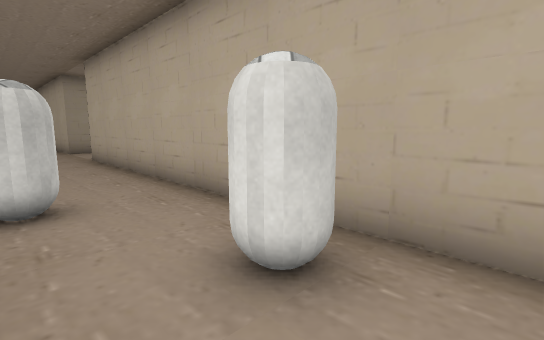
view 1 (above)

19 first-person views from a walk through a 3-D level made in the Unity game engine. The camera is 1.3 m above the floor, tilts 8° down and sees 85° across. The floor is counted in squares, 1 m on a side. Each view is taken from the middle of a square. On the plan, view 1 faces up. The plan holds only what a view shows up to about 14 squares ahead; the rest is blank. The place goes on beyond the plan. The player character is not drawn. Some surface patterns are stand-ins.

view 2
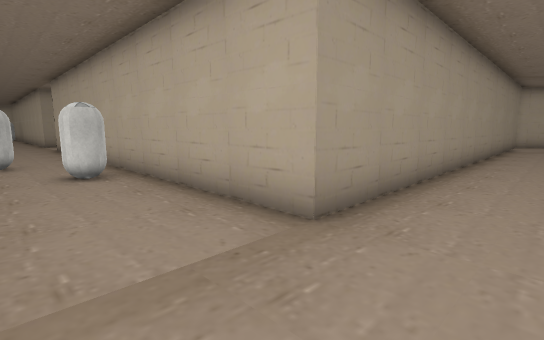

view 3
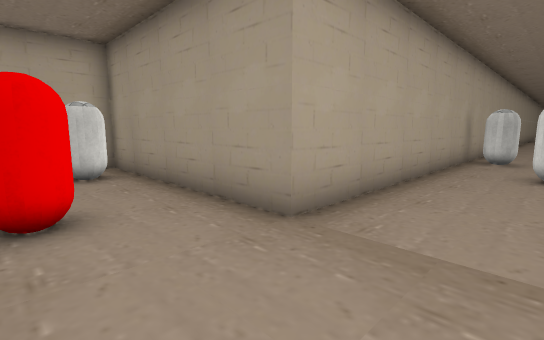

view 4
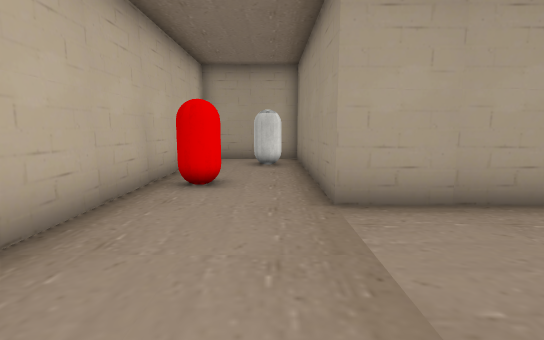

view 5
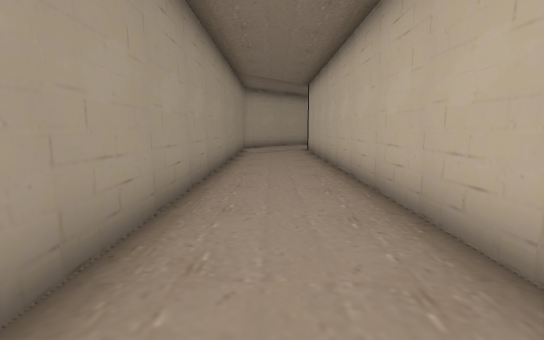

view 6
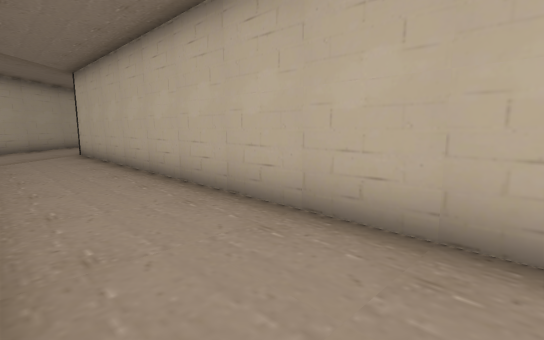

view 7
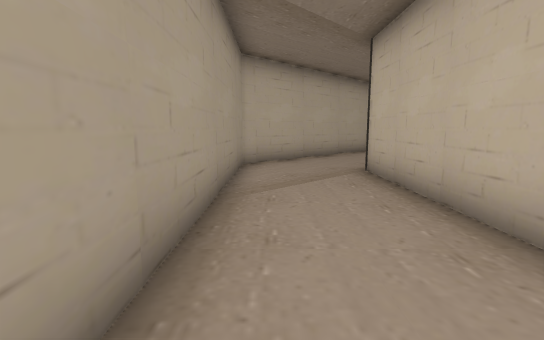

view 8
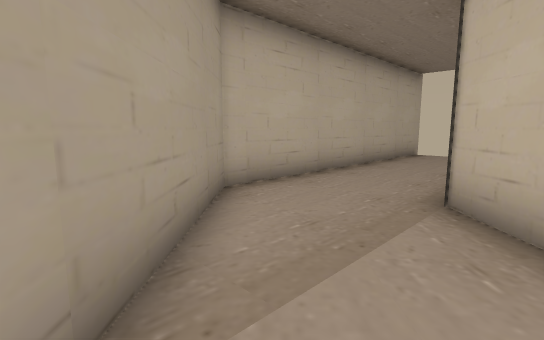

view 9
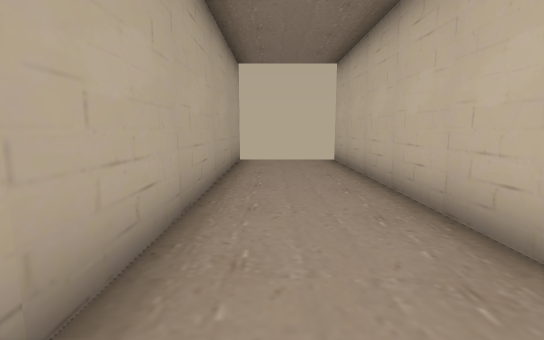

view 10
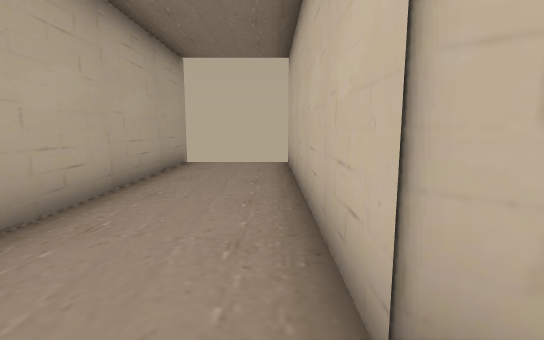

view 11
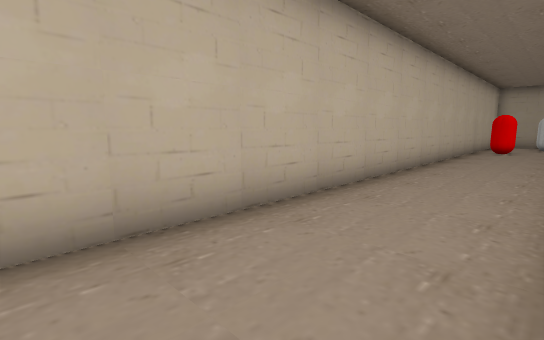

view 12
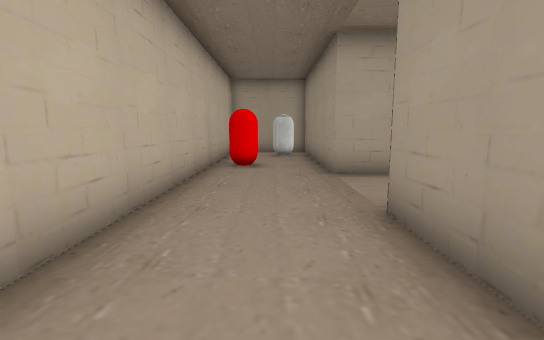

view 13
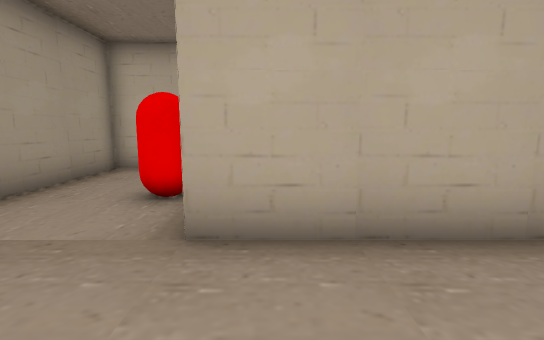

view 14
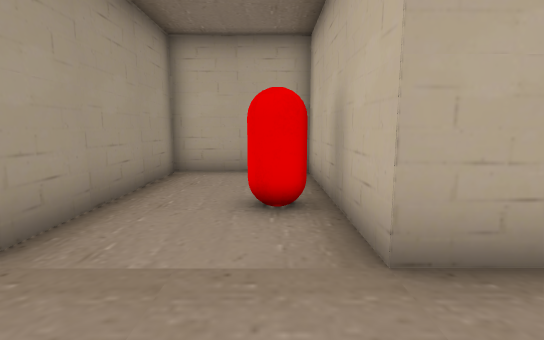

view 15
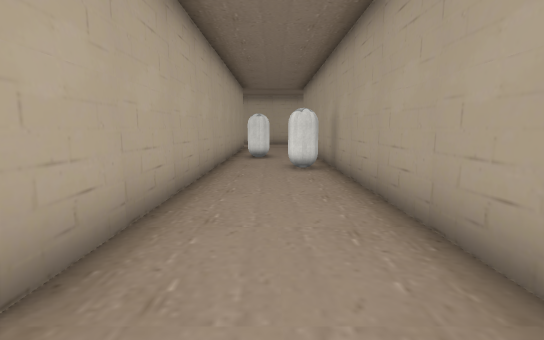

view 16
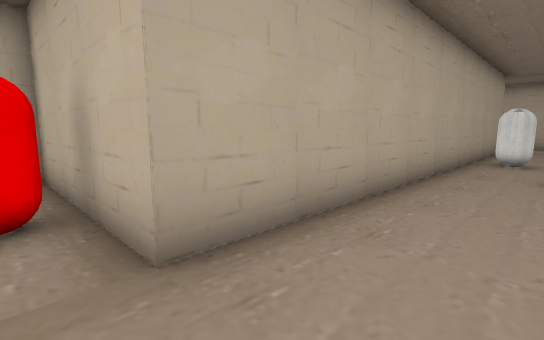

view 17
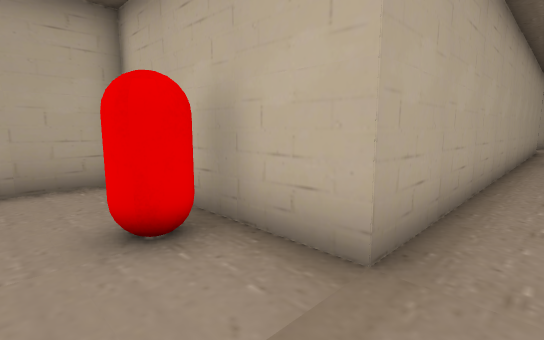

view 18
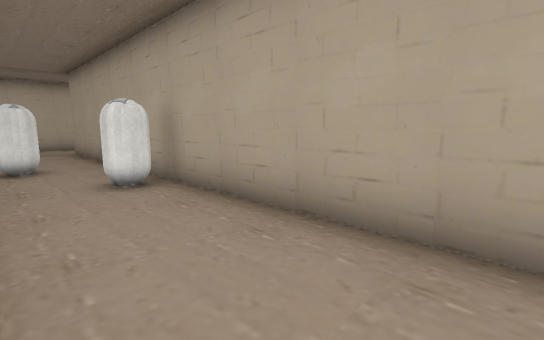

view 19
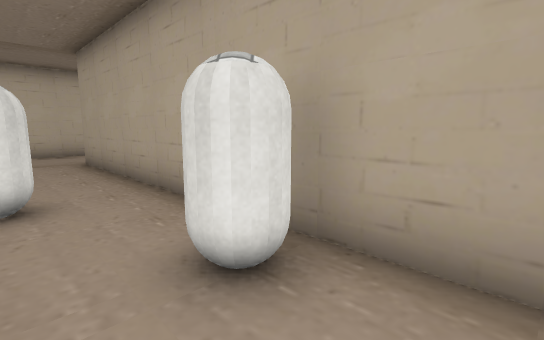

### Floor plan
Points are (right, up) in squares from view 1. A wall is a line through its corners. A room is listed if a view was taken in it or the views show most of it. See-through windows are left out.
Room 1 (views 1, 2, 3, 4, 5, 6, 7, 8, 9, 10, 11, 12, 13, 14, 15, 16, 17, 18, 19)
walls: (1.7, -10.5) (22.5, 10.4) (32.5, 10.4); (-10, 9) (2.8, -3.7) (-2.7, -9.2) (-0.4, -11.4); (32.9, 14.4) (20.9, 14.4) (5.6, -0.9) (-7.4, 12.1) (-3, 16.4) (-5.9, 19.2) (-9.9, 15.1)
objects: other object (-7, 14) to (-6, 15); other object (-4, 4) to (-3, 4); other object (-1, -9) to (0, -9); other object (0, 3); other object (3, -7) to (4, -7)

Positions as (right, up) in squares from view 1, and headings:
1: (0, 0), facing up
2: (5, -5), facing up
3: (7, -4), facing left
4: (7, -1), facing down-left
5: (8, -1), facing up-right
6: (8, 1), facing right
7: (14, 6), facing up-right
8: (17, 9), facing up-right
9: (20, 13), facing right
10: (21, 11), facing right
11: (15, 8), facing down
12: (10, 1), facing down-left
13: (-9, 9), facing up-right
14: (-10, 11), facing up-right
15: (-10, 12), facing down-right
16: (-10, 11), facing right
17: (-10, 13), facing right
18: (-7, 11), facing down
19: (-4, 7), facing down
